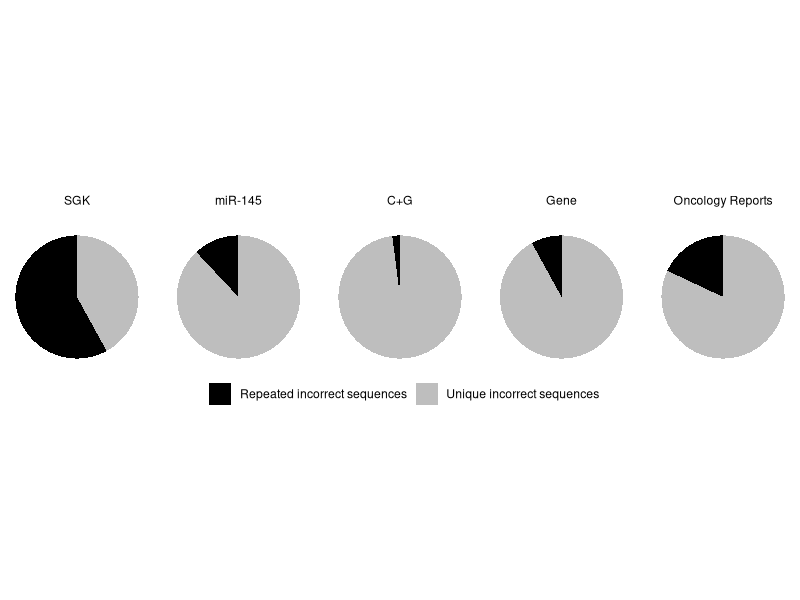

The R source for this figure:
library(ggplot2)

Fig3 <- data.frame(
  Corpus = c("SGK", "miR-145", "C+G", "Gene", "Oncology Reports"),
  Category = c("Repeated incorrect sequences", "Unique incorrect sequences",
               "Repeated incorrect sequences", "Unique incorrect sequences",
               "Repeated incorrect sequences", "Unique incorrect sequences",
               "Repeated incorrect sequences", "Unique incorrect sequences",
               "Repeated incorrect sequences", "Unique incorrect sequences"),
  Count = c(58, 88, 2, 92, 18,
            42, 12, 98, 8, 82),
  RawN = c("n = 115", "n = 49", "n = 109", "n = 284", "n = 995", 
           "n = 115", "n = 49", "n = 109", "n = 284", "n = 995")
)


Fig3$Corpus <- (factor(Fig3$Corpus,
                     levels = c("SGK", "miR-145", "C+G", 
                                "Gene", "Oncology Reports")))

#Export pie chart as pdf for high quality.Adjust vjust = 9 and margin(b=10) as necessary
ggplot(Fig3, aes(x = "", y = Count, fill = factor(Category))) + 
  geom_col(width = 1, position = "stack") +
  facet_wrap( ~ Corpus, ncol=5)+
  theme_void()+
  theme(legend.position = "bottom")+
  scale_fill_manual(labels = c("Repeated incorrect sequences", 
                               "Unique incorrect sequences"),
                    values = c("black", "grey"))+
  labs(fill = "")+
  coord_polar(theta = "y")+
  geom_text(aes(label = RawN), 
            x = -Inf, y = Inf, hjust = 0.5, vjust = 9)+
  theme(strip.text.x=element_text(margin=margin(b=10)))
